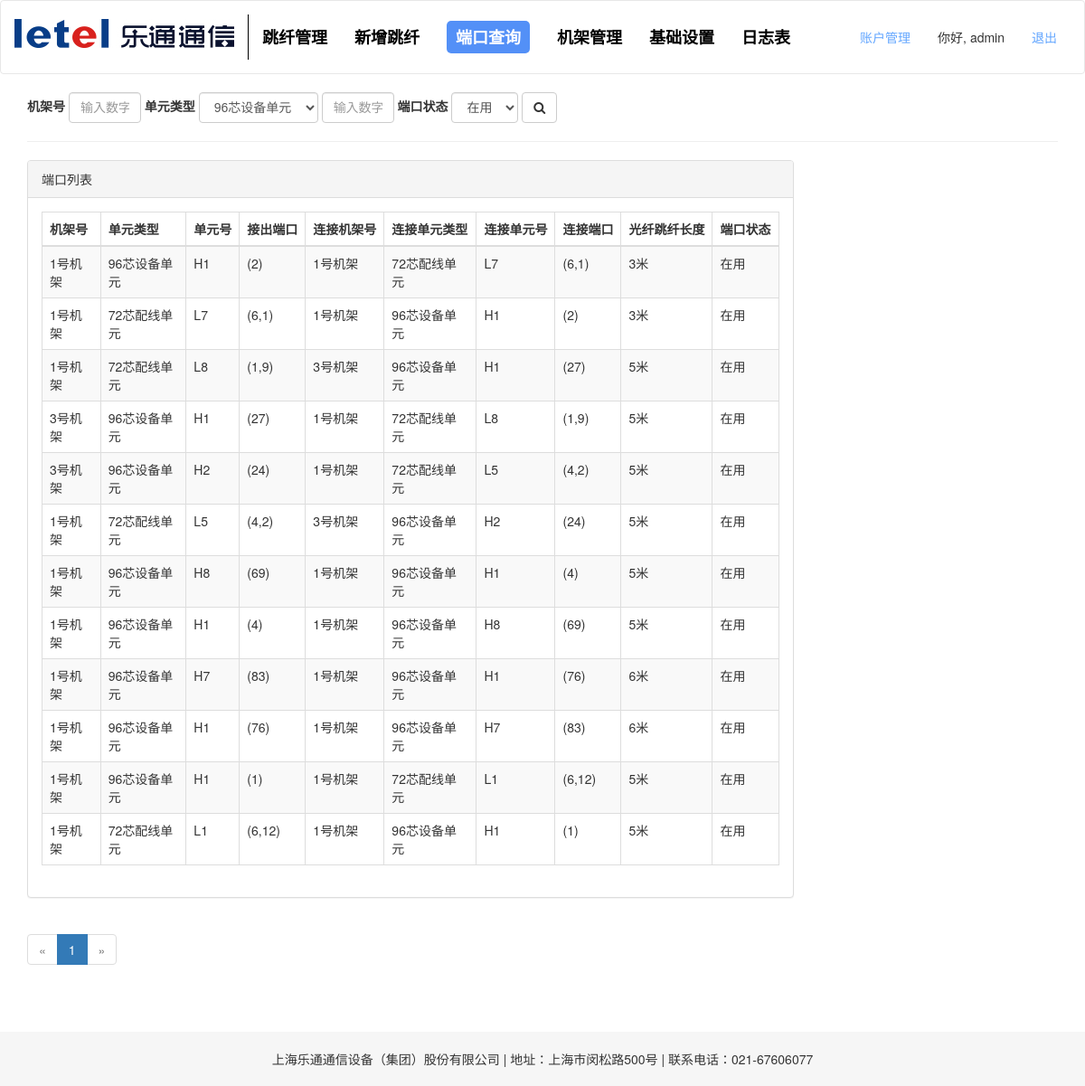
The app's page /interface (signed in) with its own data.
### app/models.py (models this page shows, shortened)
class User(UserMixin, db.Model):
    __tablename__ = 'User'
    id = db.Column(db.Integer, primary_key=True)
    email = db.Column(db.String(64))
    username = db.Column(db.String(64), unique=True, index=True)
    password_hash = db.Column(db.String(128))
    role_id = db.Column(db.Integer, db.ForeignKey('roles.id')) #外键role_id = roles.id= roles表中的id
    status = db.Column(db.Boolean, default=True)
    login_time = db.Column(db.DateTime)
    logout_time = db.Column(db.DateTime)
    logs = db.relationship('Log', backref='user', lazy='dynamic')
    @property
    def password(self):
        raise AttributeError('password is not a readable attribute')
    def can(self, permissions):
        return self.role is not None and \
            (self.role.permissions & permissions) == permissions
    def is_administrator(self):
        return self.can(Permission.ADMINISTER)

class DuankouTable(db.Model):
    __tablename__ = '端口'
    id = db.Column(db.Integer, primary_key=True)
    jiechu_jijia = db.Column(db.String(64))
    jiechu_side = db.Column(db.String(32))
    jiechu_slotnum = db.Column(db.Integer)
    jiechu_row = db.Column(db.Integer)
    jiechu_col = db.Column(db.Integer)
    jieru_jijia = db.Column(db.String(64))
    jieru_side = db.Column(db.String(32))  # slot块数
    jieru_slotnum = db.Column(db.Integer)  # 每块slot有几排
    jieru_row = db.Column(db.Integer)  # 每块slot有几列
    jieru_col = db.Column(db.Integer)
    line = db.Column(db.Integer)
    updated_time = db.Column(db.DateTime, default=datetime.now())
    username = db.Column(db.String(64))
    confirm = db.Column(db.Boolean, default=False)
    remark = db.Column(db.String(128))  # 备注

class CompanyTable(db.Model):
    __tablename__ = 'Company'
    id = db.Column(db.Integer, primary_key=True)
    company_name = db.Column(db.String(128))
    company_address = db.Column(db.String(128))
    company_tel = db.Column(db.String(16))

### app/main/views.py (the view, shortened to what this page needs)
@main.route('/interface', methods=['GET','POST'])
@login_required
def duankou():
    page = request.args.get('page', 1, type=int)
    pagination = DuankouTable.query.paginate(page, per_page=100, error_out=False)
    duankouTables = pagination.items
    company = CompanyTable.query.first()
    return render_template('duankou.html', duankouTables=duankouTables, pagination=pagination, company=company)

### app/main/filters.py (called while the page is built)
def peixian_danyuan(s):
    if isinstance(s, int):
        s = str(s)
    PEIXIAN_DANYUAN = {
        '1': '12',
        '2': '11',
        '3': '10',
        '4': '9',
        '5': '8',
        '6': '7',
        '7': '6',
        '8': '5',
        '9': '4',
        '10': '3',
        '11': '2',
        '12': '1'
    }
    return PEIXIAN_DANYUAN[s]

### app/models.py (called while the page is built)
@login_manager.user_loader
def load_user(user_id):
    return User.query.get(int(user_id))

### app/templates/duankou.html (shortened to what this page needs)
{% extends "base.html" %}
{% import "_macros.html" as macros %}
{% block styles %}
    {{ super() }}
    <link href={{ url_for('static', filename = 'vendor/app/css/duankou.css') }} rel="stylesheet">
{% endblock %}
{% block page_content %}
<div class="page-header" style="background: #ffffff">
    <form class="form-inline" method="POST" action="{{ url_for('main.duankou') }}">
        <div class="form-group">
            <label for="jijiahao">机架号</label>
            <input type="text" class="form-control" id="jijiahao" name="jijiahao" placeholder="输入数字">
        </div>
        <div class="form-group">
            <label for="side">单元类型</label>
            <select class="form-control" id="side" name="side">#}
                {% if side == '96芯设备单元' %}
                    <option value ="96芯设备单元" selected>96芯设备单元</option>
                {% else %}
                    <option value ="96芯设备单元">96芯设备单元</option>
                {% endif %}
            </select>
        </div>
        <div class="form-group">
            <input type="text" class="form-control" id="slotnum" name="slotnum" placeholder="输入数字">
        </div>
        <div class="form-group">
            <label for="status">端口状态</label>
            <select class="form-control" id="status" name="status">
                {% if side == '在用' %}
                    <option value ="在用" selected>在用</option>
                {% else %}
                    <option value ="在用">在用</option>
                {% endif %}
            </select>
        </div>
        <button class="btn btn-default" type="submit" name="search" value="搜索">
            <i class="fa fa-search"></i>
        </button>
    </form>
</div>
<div class="row">
    <div class="col-lg-9">
        <div class="panel panel-default">
            <div class="panel-heading">
                端口列表
            </div>
            <div class="panel-body">
                <div class="table-responsive">
                    <table class="table table-striped table-bordered table-hover">
                        <thead>
                            <tr>
                                <th>机架号</th>
                                <th>单元类型</th>
                                <th>单元号</th>
                                <th>接出端口</th>
                                <th>连接机架号</th>
                                <th>连接单元类型</th>
                                <th>连接单元号</th>
                                <th>连接端口</th>
                                <th>光纤跳纤长度</th>
                                <th>端口状态</th>
                            </tr>
                        </thead>
                        <tbody>
                            {% for duankouTable in duankouTables %}
                                <tr>
                                    <td>{{ duankouTable.jiechu_jijia }}</td>
                                    <td>{{ duankouTable.jiechu_side }}</td>
                                    {% if duankouTable.jiechu_side == '72芯配线单元' %}
                                        <td>L{{ duankouTable.jiechu_slotnum | peixian_danyuan }}</td>
                                    {% else %}
                                        <td>H{{ duankouTable.jiechu_slotnum }}</td>
                                    {% endif %}
                                    {% if duankouTable.jiechu_side == '96芯设备单元' %}
                                        <td>({{ 1+24*(duankouTable.jiechu_row-1)+(duankouTable.jiechu_col-1) }})</td>
                                    {% else %}
                                        <td>({{ duankouTable.jiechu_row }},{{ duankouTable.jiechu_col }})</td>
                                    {% endif %}
                                    <td>{{ duankouTable.jieru_jijia }}</td>
                                    <td>{{ duankouTable.jieru_side }}</td>
                                    {% if duankouTable.jieru_side == '72芯配线单元' %}
                                        <td>L{{ duankouTable.jieru_slotnum | peixian_danyuan }}</td>
                                    {% else %}
                                        <td>H{{ duankouTable.jieru_slotnum }}</td>
                                    {% endif %}
                                    {% if duankouTable.jieru_side == '96芯设备单元' %}
                                        <td>({{ 1+24*(duankouTable.jieru_row-1)+(duankouTable.jieru_col-1) }})</td>
                                    {% else %}
                                        <td>({{ duankouTable.jieru_row }},{{ duankouTable.jieru_col }})</td>
                                    {% endif %}
                                    <td>{{ duankouTable.line }}米</td>
                                    <td>在用</td>
                                </tr>
                            {% endfor %}
                        </tbody>
                    </table>
                </div>
            </div>
        </div>
    </div>
</div>
<div class="row">
    <div class="col-sm-6">
        {{ macros.pagination_widget(pagination, 'main.duankou') }}
    </div>
</div>
{% endblock %}
{% block scripts %}
<footer class="text-center">
    <span class="footer">{{ company.company_name }} | 地址：{{ company.company_address }} | 联系电话：{{ company.company_tel }}</span>
</footer>
{% endblock %}

### app/templates/base.html (shortened to what this page needs)
{% extends "bootstrap/base.html" %}
{% block styles %}
    {{ super() }}
    <link href={{ url_for('static', filename = 'vendor/bootstrap/css/bootstrap.min.css') }} rel="stylesheet">
    <link href={{ url_for('static', filename = 'vendor/app/css/normalize.css') }} rel="stylesheet">
    <link href={{ url_for('static', filename = 'vendor/app/css/base.css') }} rel="stylesheet">
    <link href={{ url_for('static', filename = 'vendor/font-awesome/css/font-awesome.min.css') }} rel="stylesheet" type="text/css">
{% endblock %}
{% block body_attribs %}
     onload="draw();"
{% endblock %}
{% block navbar %}
    <div class="navbar navbar-default" role="navigation">
        <div class="container">
            <div class="navbar-header">
                <a class="navbar-brand" href="/"><img src="/static/images/logo.jpg"></a>
            </div>
            <div class="navbar-collapse collapse">
                <ul class="nav navbar-nav">
                    <li><a href="/"><span>跳纤管理</span></a></li>
                    <li><a href="/new-jumping"><span>新增跳纤</span></a></li>
                    <li><a href="/interface"><span>端口查询</span></a></li>
                    <li><a href="/shebei"><span>机架管理</span></a></li>
                    <li><a href="/setting"><span>基础设置</span></a></li>
                    <li><a href="/log"><span>日志表</span></a></li>
                </ul>
                <ul class="nav navbar-nav navbar-right">
                    {% if current_user.is_administrator() %}
                        <li><a href="{{ url_for('auth.account') }}">账户管理</a></li>
                    {% endif %}
                    {% if current_user.is_authenticated %}
                        <li class="hello-user"><span>你好, {{ current_user.username }}</span></li>
                        <li><a href="{{ url_for('auth.logout') }}">退出</a></li>
                    {% else %}
                        <li><a href="{{ url_for('auth.login') }}">登入</a></li>
                    {% endif %}
                </ul>
            </div>
        </div>
    </div>
{% endblock %}
{% block content %}
<div class="container">
{% block page_content %}{% endblock %}
</div>
{% endblock %}

### records on screen
User: username "admin"
DuankouTable: jiechu_jijia "1号机架", jiechu_side "96芯设备单元", jiechu_slotnum "1", 1+24*(duankouTable.jiechu_row-1)+(duankouTable.jiechu_col-1) "2", jieru_jijia "1号机架", jieru_side "72芯配线单元", jieru_slotnum|peixian_danyuan "7", jieru_row "6", jieru_col "1", line "3"
DuankouTable: jiechu_jijia "1号机架", jiechu_side "72芯配线单元", jiechu_slotnum|peixian_danyuan "7", jiechu_row "6", jiechu_col "1", jieru_jijia "1号机架", jieru_side "96芯设备单元", jieru_slotnum "1", 1+24*(duankouTable.jieru_row-1)+(duankouTable.jieru_col-1) "2", line "3"
DuankouTable: jiechu_jijia "1号机架", jiechu_side "72芯配线单元", jiechu_slotnum|peixian_danyuan "8", jiechu_row "1", jiechu_col "9", jieru_jijia "3号机架", jieru_side "96芯设备单元", jieru_slotnum "1", 1+24*(duankouTable.jieru_row-1)+(duankouTable.jieru_col-1) "27", line "5"
DuankouTable: jiechu_jijia "3号机架", jiechu_side "96芯设备单元", jiechu_slotnum "1", 1+24*(duankouTable.jiechu_row-1)+(duankouTable.jiechu_col-1) "27", jieru_jijia "1号机架", jieru_side "72芯配线单元", jieru_slotnum|peixian_danyuan "8", jieru_row "1", jieru_col "9", line "5"
DuankouTable: jiechu_jijia "3号机架", jiechu_side "96芯设备单元", jiechu_slotnum "2", 1+24*(duankouTable.jiechu_row-1)+(duankouTable.jiechu_col-1) "24", jieru_jijia "1号机架", jieru_side "72芯配线单元", jieru_slotnum|peixian_danyuan "5", jieru_row "4", jieru_col "2", line "5"
DuankouTable: jiechu_jijia "1号机架", jiechu_side "72芯配线单元", jiechu_slotnum|peixian_danyuan "5", jiechu_row "4", jiechu_col "2", jieru_jijia "3号机架", jieru_side "96芯设备单元", jieru_slotnum "2", 1+24*(duankouTable.jieru_row-1)+(duankouTable.jieru_col-1) "24", line "5"
DuankouTable: jiechu_jijia "1号机架", jiechu_side "96芯设备单元", jiechu_slotnum "8", 1+24*(duankouTable.jiechu_row-1)+(duankouTable.jiechu_col-1) "69", jieru_jijia "1号机架", jieru_side "96芯设备单元", jieru_slotnum "1", 1+24*(duankouTable.jieru_row-1)+(duankouTable.jieru_col-1) "4", line "5"
DuankouTable: jiechu_jijia "1号机架", jiechu_side "96芯设备单元", jiechu_slotnum "1", 1+24*(duankouTable.jiechu_row-1)+(duankouTable.jiechu_col-1) "4", jieru_jijia "1号机架", jieru_side "96芯设备单元", jieru_slotnum "8", 1+24*(duankouTable.jieru_row-1)+(duankouTable.jieru_col-1) "69", line "5"
DuankouTable: jiechu_jijia "1号机架", jiechu_side "96芯设备单元", jiechu_slotnum "7", 1+24*(duankouTable.jiechu_row-1)+(duankouTable.jiechu_col-1) "83", jieru_jijia "1号机架", jieru_side "96芯设备单元", jieru_slotnum "1", 1+24*(duankouTable.jieru_row-1)+(duankouTable.jieru_col-1) "76", line "6"
DuankouTable: jiechu_jijia "1号机架", jiechu_side "96芯设备单元", jiechu_slotnum "1", 1+24*(duankouTable.jiechu_row-1)+(duankouTable.jiechu_col-1) "76", jieru_jijia "1号机架", jieru_side "96芯设备单元", jieru_slotnum "7", 1+24*(duankouTable.jieru_row-1)+(duankouTable.jieru_col-1) "83", line "6"
DuankouTable: jiechu_jijia "1号机架", jiechu_side "96芯设备单元", jiechu_slotnum "1", 1+24*(duankouTable.jiechu_row-1)+(duankouTable.jiechu_col-1) "1", jieru_jijia "1号机架", jieru_side "72芯配线单元", jieru_slotnum|peixian_danyuan "1", jieru_row "6", jieru_col "12", line "5"
DuankouTable: jiechu_jijia "1号机架", jiechu_side "72芯配线单元", jiechu_slotnum|peixian_danyuan "1", jiechu_row "6", jiechu_col "12", jieru_jijia "1号机架", jieru_side "96芯设备单元", jieru_slotnum "1", 1+24*(duankouTable.jieru_row-1)+(duankouTable.jieru_col-1) "1", line "5"
CompanyTable: company_name "上海乐通通信设备（集团）股份有限公司", company_address "上海市闵松路500号", company_tel "021-67606077"

### other values on screen
{{ p }} "1"
